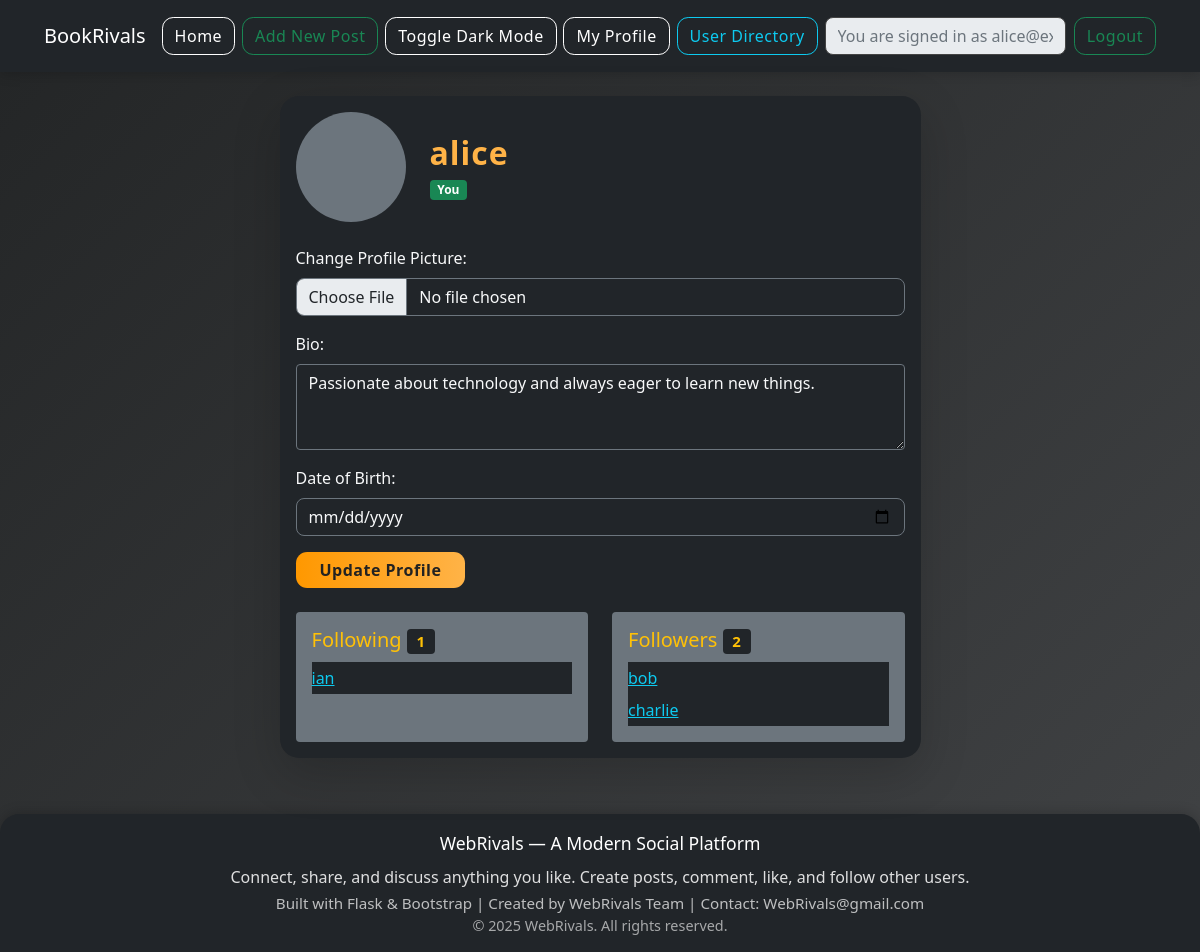
Screenshot of /profile (signed in) with the database file from the repository.
### tables this page shows
CREATE TABLE users (
                        id INTEGER PRIMARY KEY,
                        username TEXT UNIQUE,
                        password TEXT, profile_picture TEXT, bio TEXT, date_of_birth TEXT);

CREATE TABLE followers (  
                        follower TEXT,  
                        following TEXT,  
                        FOREIGN KEY(follower) REFERENCES users(username),  
                        FOREIGN KEY(following) REFERENCES users(username),  
                        PRIMARY KEY(follower, following)  
                    );

### routes.py (the view, shortened to what this page needs)
@routes.route('/profile', methods=['GET', 'POST'])
def profile():
    if 'username' not in session:
        return redirect('/login')
    username = request.args.get('user')
    if not username:
        username = session['username']
    conn = sqlite3.connect(DATABASE)
    cursor = conn.cursor()
    cursor.execute("SELECT username, profile_picture, bio, date_of_birth FROM users WHERE username = ?", (username,))
    user = cursor.fetchone()
    cursor.execute("SELECT follower FROM followers WHERE following = ?", (username,))
    followers = cursor.fetchall()
    cursor.execute("SELECT following FROM followers WHERE follower = ?", (username,))
    following = cursor.fetchall()
    conn.close()
    followers_list = [f[0] for f in followers]
    following_list = [f[0] for f in following]
    if not user:
        return "User not found", 404
    return render_template('profile.html', user=user, followers=followers_list, following=following_list)

### app.py (called while the page is built)
@app.context_processor
def utility_processor():
    return dict(
        get_follower_count=get_follower_count,
        get_like_count=get_like_count,
        is_following=is_following,
        is_liked=is_liked,
        get_display_name=get_display_name
    )

### utils.py (called while the page is built)
def get_display_name(email):
    if not email:
        return ''
    return email.split('@')[0]

### templates/profile.html (shortened to what this page needs)
{% extends 'base.html' %}
{% block content %}
<main class="container py-4">
    <div class="row justify-content-center">
        <div class="col-lg-7 col-md-9 col-sm-12">
            <div class="card shadow-lg bg-dark text-light" style="border-radius: 1.2rem;">
                <div class="card-body">
                    <div class="d-flex align-items-center mb-4">
                        {% if user[1] %}
                            <img src="/{{ user[1] }}" alt="Profile Picture" class="rounded-circle me-4 border border-warning" style="width:110px; height:110px; object-fit:cover; box-shadow:0 2px 12px #000;">
                        {% else %}
                            <div class="rounded-circle bg-secondary me-4" style="width:110px; height:110px;"></div>
                        {% endif %}
                        <div>
                            <h2 class="mb-1" style="font-weight:700; letter-spacing:1px; color:#ffb347;">{{ get_display_name(user[0]) }}</h2>
                            {% if user[0] == session['username'] %}
                                <span class="badge bg-success">You</span>
                            {% endif %}
                        </div>
                    </div>
                    {% if user[0] == session['username'] %}
                    <form action="/profile" method="post" enctype="multipart/form-data" class="mb-4">
                        <div class="mb-3">
                            <label class="form-label">Change Profile Picture:</label>
                            <input type="file" name="profile_picture" accept="image/*" class="form-control bg-dark text-light border-secondary">
                        </div>
                        <div class="mb-3">
                            <label class="form-label">Bio:</label>
                            <textarea name="bio" rows="3" class="form-control bg-dark text-light border-secondary" style="resize:vertical;">{{ user[2] }}</textarea>
                        </div>
                        <div class="mb-3">
                            <label class="form-label">Date of Birth:</label>
                            <input type="date" name="date_of_birth" value="{{ user[3] }}" class="form-control bg-dark text-light border-secondary">
                        </div>
                        <button type="submit" class="btn btn-warning fw-bold px-4">Update Profile</button>
                    </form>
                    <div class="row mt-4">
                        <div class="col-md-6 mb-3 mb-md-0">
                            <div class="bg-secondary bg-opacity-10 rounded p-3 h-100">
                                <h5 class="text-warning mb-2">Following <span class="badge bg-dark text-warning">{{ following|length }}</span></h5>
                                <ul class="list-group list-group-flush">
                                    {% for u in following %}
                                    <li class="list-group-item bg-dark text-light border-0 px-0 py-1"><a href="/profile?user={{ u }}" class="text-info">{{ get_display_name(u) }}</a></li>
                                    {% else %}
                                    <li class="list-group-item bg-dark text-light border-0 px-0 py-1">Not following anyone yet.</li>
                                    {% endfor %}
                                </ul>
                            </div>
                        </div>
                        <div class="col-md-6">
                            <div class="bg-secondary bg-opacity-10 rounded p-3 h-100">
                                <h5 class="text-warning mb-2">Followers <span class="badge bg-dark text-warning">{{ followers|length }}</span></h5>
                                <ul class="list-group list-group-flush">
                                    {% for u in followers %}
                                    <li class="list-group-item bg-dark text-light border-0 px-0 py-1"><a href="/profile?user={{ u }}" class="text-info">{{ get_display_name(u) }}</a></li>
                                    {% else %}
                                    <li class="list-group-item bg-dark text-light border-0 px-0 py-1">No followers yet.</li>
                                    {% endfor %}
                                </ul>
                            </div>
                        </div>
                    </div>
                    {% endif %}
                </div>
            </div>
        </div>
    </div>
</main>
{% endblock %}

### static/style.css (style rules this page uses)
body { background: #181818 !important; }
.card { box-shadow: 0 4px 16px 0 rgba(0,0,0,0.25); border-radius: 1.2rem; border: none; }
.btn-warning { background: linear-gradient(90deg, #ff9800 0%, #ffb347 100%); border: none; color: #222; font-weight: 600; transition: background 0.2s; }
input.form-control { background: #232323; color: #fff; border: 1px solid #444; border-radius: 0.5rem; }
body { background: linear-gradient(135deg, #232526 0%, #414345 100%) !important; min-height: 100vh; }
.card { background: rgba(30, 30, 30, 0.97); box-shadow: 0 8px 32px 0 rgba(31, 38, 135, 0.18); border-radius: 1.5rem; border: none; transition: transform 0.18s, box-shadow 0.18s; overflow: hidden; margin-bottom: 2rem; }
.btn { border-radius: 0.7rem; font-weight: 500; letter-spacing: 0.5px; transition: background 0.18s, color 0.18s, box-shadow 0.18s; }

### rows the page displays
users: username "alice", bio "Passionate about technology and always eager to learn new things."
followers: following "ian"
followers: follower "bob"
followers: follower "charlie"

### other values shown
{{ following|length }} "1"
{{ followers|length }} "2"
